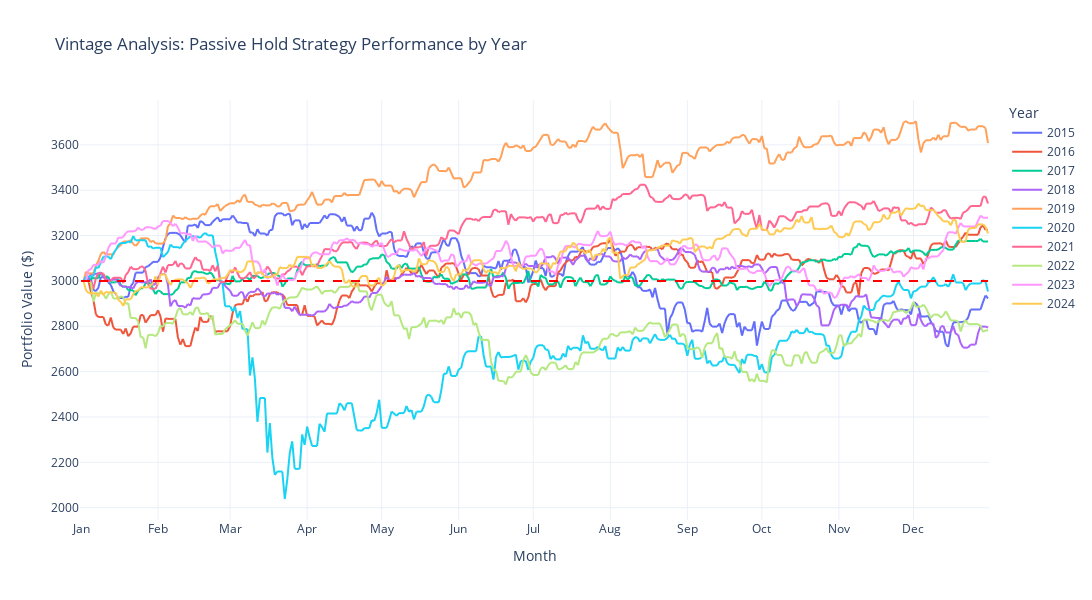

Notebook source saved alongside this figure:
### Code cell
plot_vintage_hold_strategy(data=axjo, initial_investment=3000, min_year=2015, max_year=2024)

### Figure 1 — Plotly figure (JSON) as saved in the notebook; plotly's stock layout.template omitted (floating-point values rounded to 4 significant figures; data arrays with more than 128 entries replaced by an {"elided": "..."} marker saying what was removed)
{"data": [{"hovertemplate": "Year=2015<br>Month=%{x}<br>Portfolio Value ($)=%{y}<extra></extra>", "legendgroup": "2015", "line": {"color": "#636efa", "dash": "solid"}, "marker": {"symbol": "circle"}, "mode": "lines", "name": "2015", "showlegend": true, "type": "scattergl", "x": {"elided": "365 str values"}, "xaxis": "x", "y": {"elided": "365 float values"}, "yaxis": "y"}, {"hovertemplate": "Year=2016<br>Month=%{x}<br>Portfolio Value ($)=%{y}<extra></extra>", "legendgroup": "2016", "line": {"color": "#EF553B", "dash": "solid"}, "marker": {"symbol": "circle"}, "mode": "lines", "name": "2016", "showlegend": true, "type": "scattergl", "x": {"elided": "366 str values"}, "xaxis": "x", "y": {"elided": "366 float values"}, "yaxis": "y"}, {"hovertemplate": "Year=2017<br>Month=%{x}<br>Portfolio Value ($)=%{y}<extra></extra>", "legendgroup": "2017", "line": {"color": "#00cc96", "dash": "solid"}, "marker": {"symbol": "circle"}, "mode": "lines", "name": "2017", "showlegend": true, "type": "scattergl", "x": {"elided": "365 str values"}, "xaxis": "x", "y": {"elided": "365 float values"}, "yaxis": "y"}, {"hovertemplate": "Year=2018<br>Month=%{x}<br>Portfolio Value ($)=%{y}<extra></extra>", "legendgroup": "2018", "line": {"color": "#ab63fa", "dash": "solid"}, "marker": {"symbol": "circle"}, "mode": "lines", "name": "2018", "showlegend": true, "type": "scattergl", "x": {"elided": "365 str values"}, "xaxis": "x", "y": {"elided": "365 float values"}, "yaxis": "y"}, {"hovertemplate": "Year=2019<br>Month=%{x}<br>Portfolio Value ($)=%{y}<extra></extra>", "legendgroup": "2019", "line": {"color": "#FFA15A", "dash": "solid"}, "marker": {"symbol": "circle"}, "mode": "lines", "name": "2019", "showlegend": true, "type": "scattergl", "x": {"elided": "365 str values"}, "xaxis": "x", "y": {"elided": "365 float values"}, "yaxis": "y"}, {"hovertemplate": "Year=2020<br>Month=%{x}<br>Portfolio Value ($)=%{y}<extra></extra>", "legendgroup": "2020", "line": {"color": "#19d3f3", "dash": "solid"}, "marker": {"symbol": "circle"}, "mode": "lines", "name": "2020", "showlegend": true, "type": "scattergl", "x": {"elided": "366 str values"}, "xaxis": "x", "y": {"elided": "366 float values"}, "yaxis": "y"}, {"hovertemplate": "Year=2021<br>Month=%{x}<br>Portfolio Value ($)=%{y}<extra></extra>", "legendgroup": "2021", "line": {"color": "#FF6692", "dash": "solid"}, "marker": {"symbol": "circle"}, "mode": "lines", "name": "2021", "showlegend": true, "type": "scattergl", "x": {"elided": "365 str values"}, "xaxis": "x", "y": {"elided": "365 float values"}, "yaxis": "y"}, {"hovertemplate": "Year=2022<br>Month=%{x}<br>Portfolio Value ($)=%{y}<extra></extra>", "legendgroup": "2022", "line": {"color": "#B6E880", "dash": "solid"}, "marker": {"symbol": "circle"}, "mode": "lines", "name": "2022", "showlegend": true, "type": "scattergl", "x": {"elided": "365 str values"}, "xaxis": "x", "y": {"elided": "365 float values"}, "yaxis": "y"}, {"hovertemplate": "Year=2023<br>Month=%{x}<br>Portfolio Value ($)=%{y}<extra></extra>", "legendgroup": "2023", "line": {"color": "#FF97FF", "dash": "solid"}, "marker": {"symbol": "circle"}, "mode": "lines", "name": "2023", "showlegend": true, "type": "scattergl", "x": {"elided": "365 str values"}, "xaxis": "x", "y": {"elided": "365 float values"}, "yaxis": "y"}, {"hovertemplate": "Year=2024<br>Month=%{x}<br>Portfolio Value ($)=%{y}<extra></extra>", "legendgroup": "2024", "line": {"color": "#FECB52", "dash": "solid"}, "marker": {"symbol": "circle"}, "mode": "lines", "name": "2024", "showlegend": true, "type": "scattergl", "x": {"elided": "366 str values"}, "xaxis": "x", "y": {"elided": "366 float values"}, "yaxis": "y"}], "layout": {"height": 600, "legend": {"title": {"text": "Year"}, "tracegroupgap": 0}, "shapes": [{"line": {"color": "red", "dash": "dash"}, "type": "line", "x0": "2000-01-01T00:00:00", "x1": "2000-12-31T00:00:00", "xref": "x", "y0": 3000, "y1": 3000, "yref": "y"}], "title": {"text": "Vintage Analysis: Passive Hold Strategy Performance by Year"}, "width": 1200, "xaxis": {"anchor": "y", "domain": [0, 1], "dtick": "M1", "tickformat": "%b", "title": {"text": "Month"}}, "yaxis": {"anchor": "x", "domain": [0, 1], "title": {"text": "Portfolio Value ($)"}}}}
